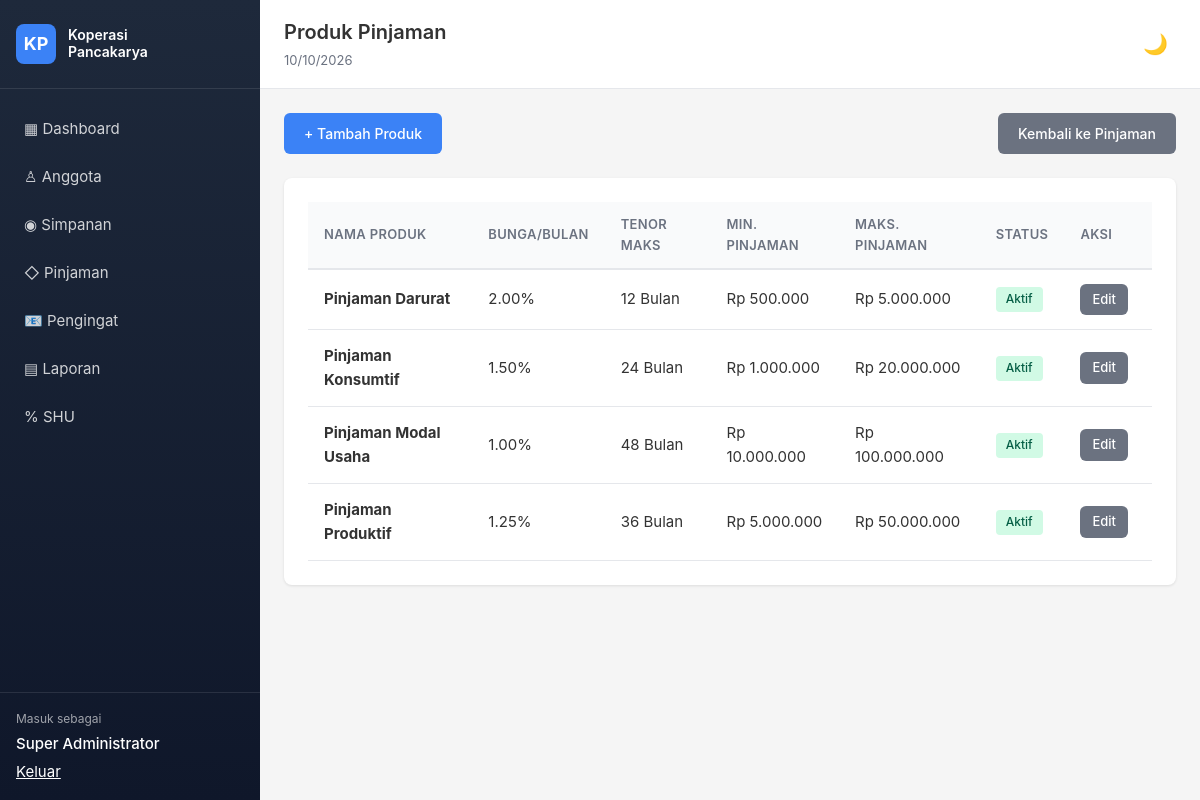
The page /pages/loan-products/index.php (signed in) on the database its author committed.
### tables this page shows
CREATE TABLE `loan_products` (
  `id` int(11) NOT NULL AUTO_INCREMENT,
  `name` varchar(100) NOT NULL,
  `interest_rate` decimal(5,2) NOT NULL COMMENT 'Bunga per bulan FLAT (%)',
  `max_tenor_months` int(11) NOT NULL,
  `min_amount` decimal(15,2) NOT NULL,
  `max_amount` decimal(15,2) NOT NULL,
  `is_active` tinyint(1) NOT NULL DEFAULT 1,
  `created_at` timestamp NOT NULL DEFAULT CURRENT_TIMESTAMP,
  `updated_at` timestamp NOT NULL DEFAULT CURRENT_TIMESTAMP ON UPDATE CURRENT_TIMESTAMP,
  PRIMARY KEY (`id`)
);

### includes/functions.php (called while the page is built, shortened)
<?php
function e(mixed $value): string
{
    return htmlspecialchars((string) $value, ENT_QUOTES, 'UTF-8');
}
function rupiah(float|int|string $amount): string
{
    return 'Rp ' . number_format((float) $amount, 0, ',', '.');
}
function url(string $path = ''): string
{
    return rtrim(APP_URL, '/') . '/' . ltrim($path, '/');
}

### includes/auth.php (called while the page is built, shortened)
<?php
function current_user(): array
{
    return [
        'id' => (int) ($_SESSION['user_id'] ?? 0),
        'name' => $_SESSION['user_name'] ?? '',
        'role' => $_SESSION['role'] ?? '',
    ];
}
function can(string $permission): bool
{
    return in_array($permission, $_SESSION['permissions'] ?? [], true);
}

### config/database.php (called while the page is built, shortened)
<?php
function db(): mysqli
{
    static $db;
    if (!$db) {
        $db = new mysqli(DB_HOST, DB_USER, DB_PASS, DB_NAME);
        $db->set_charset('utf8mb4');
    }
    return $db;
}

### pages/loan-products/index.php (the view, shortened to what this page needs)
<?php
require_once __DIR__ . '/../../config/database.php';
require_once __DIR__ . '/../../includes/functions.php';
require_once __DIR__ . '/../../includes/auth.php';
$title = 'Produk Pinjaman';
$products = db()->query('SELECT * FROM loan_products ORDER BY is_active DESC, name ASC');
require __DIR__ . '/../../includes/header.php';
?>
<div class="page-actions">
    <?php if (can('loans.approve')): ?>
        <a href="<?= url('pages/loan-products/form.php') ?>" class="btn btn-primary">+ Tambah Produk</a>
    <?php endif; ?>
    <a href="<?= url('pages/loans/index.php') ?>" class="btn btn-secondary">Kembali ke Pinjaman</a>
</div>
<div class="card">
    <table class="table">
        <thead>
            <tr>
                <th>Nama Produk</th>
                <th>Bunga/Bulan</th>
                <th>Tenor Maks</th>
                <th>Min. Pinjaman</th>
                <th>Maks. Pinjaman</th>
                <th>Status</th>
                <th>Aksi</th>
            </tr>
        </thead>
        <tbody>
            <?php if ($products->num_rows === 0): ?>
                <tr><td colspan="7" class="text-center">Belum ada produk pinjaman.</td></tr>
            <?php else: ?>
                <?php while ($p = $products->fetch_assoc()): ?>
                    <tr>
                        <td><strong><?= e($p['name']) ?></strong></td>
                        <td><?= $p['interest_rate'] ?>%</td>
                        <td><?= $p['max_tenor_months'] ?> Bulan</td>
                        <td><?= rupiah($p['min_amount']) ?></td>
                        <td><?= rupiah($p['max_amount']) ?></td>
                        <td>
                            <span class="badge badge-<?= $p['is_active'] ? 'success' : 'secondary' ?>">
                                <?= $p['is_active'] ? 'Aktif' : 'Nonaktif' ?>
                            </span>
                        </td>
                        <td class="actions">
                            <?php if (can('loans.approve')): ?>
                                <a href="<?= url('pages/loan-products/form.php?id=' . $p['id']) ?>" class="btn btn-sm btn-secondary">Edit</a>
                            <?php endif; ?>
                        </td>
                    </tr>
                <?php endwhile; ?>
            <?php endif; ?>
        </tbody>
    </table>
</div>
<?php require __DIR__ . '/../../includes/footer.php'; ?>

### includes/header.php (shortened to what this page needs)
<?php
$title = $title ?? APP_NAME;
?><!doctype html>
<html lang="id">
<head>
    <link rel="stylesheet" href="<?= url('assets/css/app.css') ?>">
    <link rel="stylesheet" href="https://cdn.jsdelivr.net/npm/tom-select@2.3.1/dist/css/tom-select.bootstrap5.min.css">
</head>
<body>
<div class="app-shell">
    <?php include __DIR__ . '/sidebar.php'; ?>
    <main>
        <header class="topbar">
            <div><h1><?= e($title) ?></h1><small><?= date('d/m/Y') ?></small></div>
            <button class="dark-toggle" type="button" aria-label="Toggle tema" style="margin-left: auto;">🌙</button>
        </header>
        <section class="content">

### includes/sidebar.php (shortened to what this page needs)
<aside class="sidebar">
    <a class="brand" href="<?= url('pages/dashboard/index.php') ?>">
        <span>KP</span>
        <strong>Koperasi<br>Pancakarya</strong>
    </a>
    <nav>
        <a href="<?= url('pages/dashboard/index.php') ?>">▦ Dashboard</a>
        <?php if (can('members.view')): ?><a href="<?= url('pages/members/index.php') ?>">♙ Anggota</a><?php endif; ?>
        <?php if (can('savings.view')): ?><a href="<?= url('pages/savings/index.php') ?>">◉ Simpanan</a><?php endif; ?>
        <?php if (can('loans.view')): ?><a href="<?= url('pages/loans/index.php') ?>">◇ Pinjaman</a><?php endif; ?>
        <?php if (can('loans.send_reminder')): ?><a href="<?= url('pages/loans/reminders.php') ?>">📧 Pengingat</a><?php endif; ?>
        <?php if (can('reports.view')): ?><a href="<?= url('pages/reports/index.php') ?>">▤ Laporan</a><?php endif; ?>
        <?php if (can('shu.view')): ?><a href="<?= url('pages/shu/index.php') ?>">% SHU</a><?php endif; ?>
    </nav>
    <div class="sidebar-user">
        <small>Masuk sebagai</small>
        <strong><?= e(current_user()['name']) ?></strong>
        <form method="POST" action="<?= url('pages/auth/logout.php') ?>" style="display:inline;margin:0">
            <button type="submit" style="border:0;background:none;color:inherit;text-decoration:underline;cursor:pointer;padding:0;font:inherit">Keluar</button>
        </form>
    </div>
</aside>

### includes/footer.php (shortened to what this page needs)
        </section>
    </main>
</div>
</body>
</html>

### assets/css/app.css (style rules this page uses)
:root { --page-bg: #f5f5f5; --surface: #ffffff; --surface-muted: #f9fafb; --border-color: #e5e7eb; --text-color: #333333; --muted-color: #6b7280; --sidebar-bg: #1e293b; --sidebar-bg-end: #0f172a; --primary: #3b82f6; --primary-hover: #2563eb; }
* { margin: 0; padding: 0; box-sizing: border-box; }
body { font: 15px/1.6 -apple-system, BlinkMacSystemFont, 'Segoe UI', Roboto, sans-serif; color: var(--text-color); background: var(--page-bg); }
a { color: var(--primary); text-decoration: none; }
.app-shell { display: flex; min-height: 100vh; }
.sidebar { width: 260px; background: linear-gradient(180deg, var(--sidebar-bg) 0%, var(--sidebar-bg-end) 100%); color: #fff; display: flex; flex-direction: column; position: fixed; height: 100vh; z-index: 100; }
.sidebar .brand { padding: 1.5rem 1rem; border-bottom: 1px solid rgba(255,255,255,0.1); display: flex; align-items: center; gap: 0.75rem; color: #fff; text-decoration: none; }
.sidebar .brand span { width: 40px; height: 40px; background: var(--primary); border-radius: 8px; display: flex; align-items: center; justify-content: center; font-weight: 700; font-size: 18px; }
.sidebar .brand strong { line-height: 1.2; font-size: 14px; font-weight: 600; }
.sidebar nav { flex: 1; padding: 1rem 0; overflow-y: auto; }
.sidebar nav a { display: block; padding: 0.75rem 1rem; color: rgba(255,255,255,0.8); text-decoration: none; transition: all 0.2s; margin: 0 0.5rem; border-radius: 6px; }
.sidebar-user { padding: 1rem; border-top: 1px solid rgba(255,255,255,0.1); }
.sidebar-user small { color: rgba(255,255,255,0.6); display: block; font-size: 12px; }
.sidebar-user strong { display: block; margin: 0.25rem 0; font-weight: 500; }
main { flex: 1; margin-left: 260px; display: flex; flex-direction: column; min-height: 100vh; }
.topbar { background: var(--surface); border-bottom: 1px solid var(--border-color); padding: 1rem 1.5rem; display: flex; align-items: center; gap: 1rem; position: sticky; top: 0; z-index: 50; }
.topbar h1 { font-size: 20px; font-weight: 600; color: var(--text-color); }
.topbar small { color: var(--muted-color); font-size: 13px; }
.topbar .dark-toggle { background: none; border: none; font-size: 20px; cursor: pointer; padding: 0.25rem 0.5rem; color: var(--muted-color); }
.content { flex: 1; padding: 1.5rem; max-width: 1400px; width: 100%; }
.card { background: var(--surface); border-radius: 8px; box-shadow: 0 1px 3px rgba(0,0,0,0.1); padding: 1.5rem; margin-bottom: 1.5rem; }
.btn { display: inline-block; padding: 0.625rem 1.25rem; border-radius: 6px; font-size: 14px; font-weight: 500; text-decoration: none; border: none; cursor: pointer; transition: all 0.2s; line-height: 1.5; text-align: center; }
.btn-primary { background: var(--primary); color: #fff; }
.btn-secondary { background: #6b7280; color: #fff; }
.btn-sm { padding: 0.375rem 0.75rem; font-size: 13px; }
.table { width: 100%; border-collapse: collapse; }
.table thead { background: var(--surface-muted); }
.table th { text-align: left; padding: 0.75rem 1rem; font-weight: 600; font-size: 13px; color: var(--muted-color); text-transform: uppercase; letter-spacing: 0.025em; border-bottom: 2px solid var(--border-color); }
.table td { padding: 0.875rem 1rem; border-bottom: 1px solid var(--border-color); }
.table .actions { white-space: nowrap; }
.table .actions .btn { margin-right: 0.5rem; }
.badge { display: inline-block; padding: 0.25rem 0.625rem; border-radius: 4px; font-size: 12px; font-weight: 500; line-height: 1.4; }
.badge-success { background: #d1fae5; color: #065f46; }
.page-actions { display: flex; justify-content: space-between; align-items: center; margin-bottom: 1.5rem; gap: 1rem; flex-wrap: wrap; }

### rows shown on the page
loan_products: name "Pinjaman Darurat", interest_rate "2.00", max_tenor_months "12", min_amount "Rp 500.000", max_amount "Rp 5.000.000", is_active "Aktif"
loan_products: name "Pinjaman Konsumtif", interest_rate "1.50", max_tenor_months "24", min_amount "Rp 1.000.000", max_amount "Rp 20.000.000", is_active "Aktif"
loan_products: name "Pinjaman Modal Usaha", interest_rate "1.00", max_tenor_months "48", min_amount "Rp 10.000.000", max_amount "Rp 100.000.000", is_active "Aktif"
loan_products: name "Pinjaman Produktif", interest_rate "1.25", max_tenor_months "36", min_amount "Rp 5.000.000", max_amount "Rp 50.000.000", is_active "Aktif"

### other values the page prints
current_user()['name'] "Super Administrator"
$title "Produk Pinjaman"
